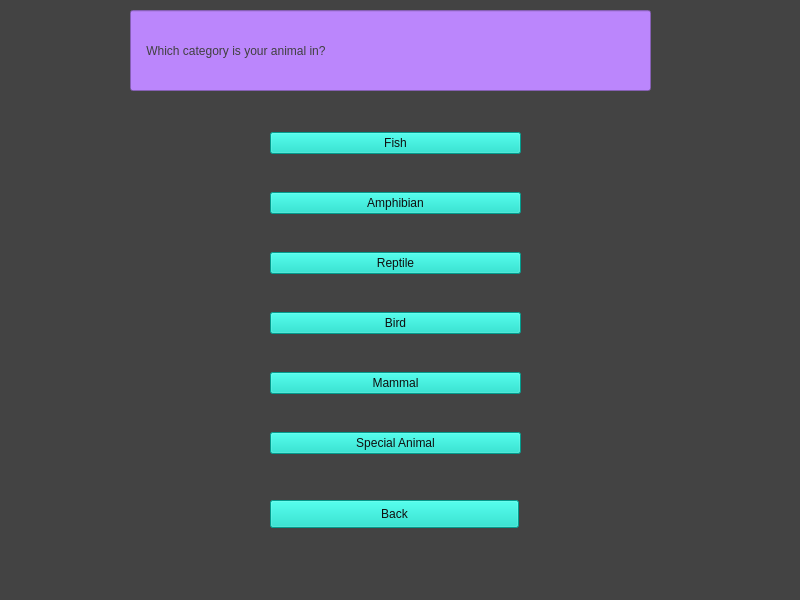
<?xml version="1.0" encoding="UTF-8"?>
<ui version="4.0">
 <class>Add</class>
 <widget class="QMainWindow" name="Add">
  <property name="geometry">
   <rect>
    <x>0</x>
    <y>0</y>
    <width>800</width>
    <height>600</height>
   </rect>
  </property>
  <property name="minimumSize">
   <size>
    <width>800</width>
    <height>600</height>
   </size>
  </property>
  <property name="maximumSize">
   <size>
    <width>800</width>
    <height>600</height>
   </size>
  </property>
  <property name="windowTitle">
   <string>MainWindow</string>
  </property>
  <property name="styleSheet">
   <string notr="true">background-color: rgb(67, 67, 67);</string>
  </property>
  <widget class="QWidget" name="centralwidget">
   <widget class="QWidget" name="layoutWidget">
    <property name="geometry">
     <rect>
      <x>270</x>
      <y>100</y>
      <width>251</width>
      <height>391</height>
     </rect>
    </property>
    <layout class="QVBoxLayout" name="verticalLayout">
     <item>
      <widget class="QPushButton" name="pushButtonFish">
       <property name="styleSheet">
        <string notr="true">background-color: rgb(3, 218, 197);
font: 75 14pt &quot;Arial&quot;;
color: rgb(15, 15, 15);</string>
       </property>
       <property name="text">
        <string>Fish</string>
       </property>
      </widget>
     </item>
     <item>
      <widget class="QPushButton" name="pushButtonAmphibian">
       <property name="styleSheet">
        <string notr="true">background-color: rgb(3, 218, 197);
font: 75 14pt &quot;Arial&quot;;
color: rgb(15, 15, 15);</string>
       </property>
       <property name="text">
        <string>Amphibian</string>
       </property>
      </widget>
     </item>
     <item>
      <widget class="QPushButton" name="pushButtonReptile">
       <property name="styleSheet">
        <string notr="true">background-color: rgb(3, 218, 197);
font: 75 14pt &quot;Arial&quot;;
color: rgb(15, 15, 15);</string>
       </property>
       <property name="text">
        <string>Reptile</string>
       </property>
      </widget>
     </item>
     <item>
      <widget class="QPushButton" name="pushButtonBird">
       <property name="styleSheet">
        <string notr="true">background-color: rgb(3, 218, 197);
font: 75 14pt &quot;Arial&quot;;
color: rgb(15, 15, 15);</string>
       </property>
       <property name="text">
        <string>Bird</string>
       </property>
      </widget>
     </item>
     <item>
      <widget class="QPushButton" name="pushButtonMammal">
       <property name="styleSheet">
        <string notr="true">background-color: rgb(3, 218, 197);
font: 75 14pt &quot;Arial&quot;;
color: rgb(15, 15, 15);</string>
       </property>
       <property name="text">
        <string>Mammal</string>
       </property>
      </widget>
     </item>
     <item>
      <widget class="QPushButton" name="pushButtonSpecial">
       <property name="styleSheet">
        <string notr="true">background-color: rgb(3, 218, 197);
font: 75 14pt &quot;Arial&quot;;
color: rgb(15, 15, 15);</string>
       </property>
       <property name="text">
        <string>Special Animal</string>
       </property>
      </widget>
     </item>
    </layout>
   </widget>
   <widget class="QPushButton" name="pushButton_back">
    <property name="geometry">
     <rect>
      <x>270</x>
      <y>500</y>
      <width>249</width>
      <height>28</height>
     </rect>
    </property>
    <property name="styleSheet">
     <string notr="true">background-color: rgb(3, 218, 197);
font: 75 14pt &quot;Arial&quot;;
color: rgb(15, 15, 15);</string>
    </property>
    <property name="text">
     <string>Back</string>
    </property>
   </widget>
   <widget class="QLineEdit" name="lineEdit">
    <property name="geometry">
     <rect>
      <x>130</x>
      <y>10</y>
      <width>521</width>
      <height>81</height>
     </rect>
    </property>
    <property name="styleSheet">
     <string notr="true">color: rgb(64, 64, 64);
font: 75 18pt &quot;Arial&quot;;
background-color: rgb(187, 134, 252);</string>
    </property>
    <property name="text">
     <string>    Which category is your animal in?</string>
    </property>
   </widget>
  </widget>
  <widget class="QMenuBar" name="menubar">
   <property name="geometry">
    <rect>
     <x>0</x>
     <y>0</y>
     <width>800</width>
     <height>26</height>
    </rect>
   </property>
  </widget>
  <widget class="QStatusBar" name="statusbar"/>
 </widget>
 <resources/>
 <connections/>
</ui>
